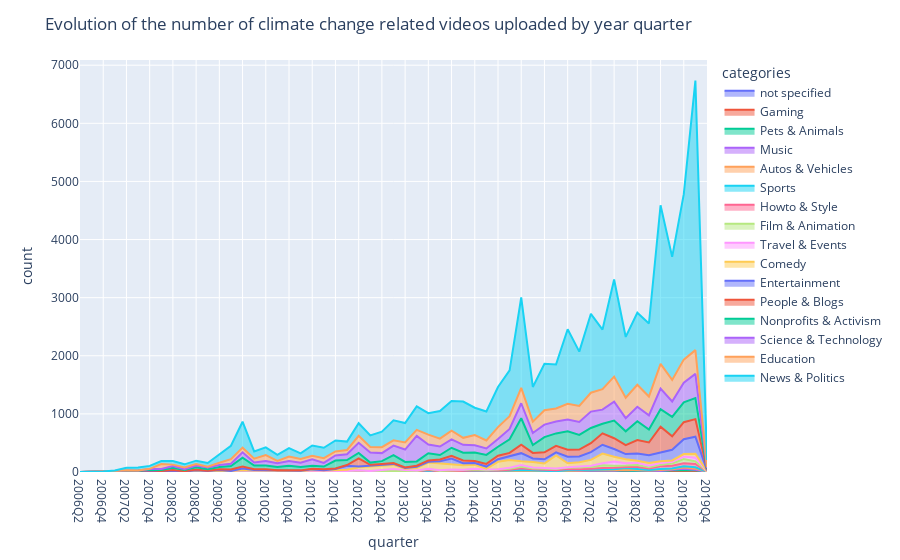
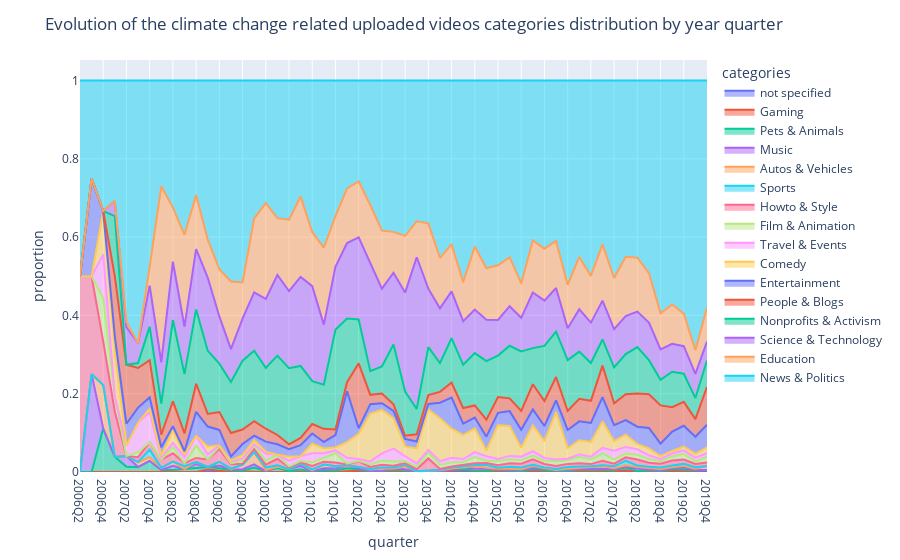

The notebook cell saved with these charts, in order:
### Code cell
climate_videos_df['quarter'] = pd.to_datetime(climate_videos_df['upload_date']).dt.to_period('Q')

evolution_category_counts_climate = (climate_videos_df[['categories', 'quarter', 'display_id']].groupby(
                                                                    ['categories', 'quarter']).aggregate(
                                                                    'count')).unstack(
                                                                    fill_value=0).stack().reset_index() #add 0 values when there is no video in a category for a given time


evolution_category_counts_climate = evolution_category_counts_climate.rename(columns={'display_id': 'count'})
evolution_category_counts_climate['quarter'] = evolution_category_counts_climate['quarter'].astype(str)

fig = px.area(evolution_category_counts_climate.reset_index(), x="quarter", y="count", color="categories", category_orders={"categories":categories.to_list()[::-1]})
fig.update_layout(title="Evolution of the number of climate change related videos uploaded by year quarter")
fig.show()

total_counts = evolution_category_counts_climate.groupby('quarter')['count'].sum() #number of videos added per time unit
evolution_category_counts_climate['proportion'] = evolution_category_counts_climate.apply(lambda row: row['count']/total_counts[row['quarter']], axis=1)

fig = px.area(evolution_category_counts_climate.reset_index(), x="quarter", y="proportion", color="categories", category_orders={"categories":categories.to_list()[::-1]})
fig.update_layout(title="Evolution of the climate change related uploaded videos categories distribution by year quarter")
fig.show()
